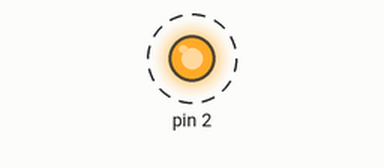
Simulated run of this sketch. Board: Arduino Uno, built with avr-gcc and run on an emulated ATmega328P. Parts: output pins drawn as LEDs (lit = HIGH). Dashed ring = blinking.

Above: at 0.2 s.
Timing chart, 0 to 3.0 s (numbered marks = the images above):
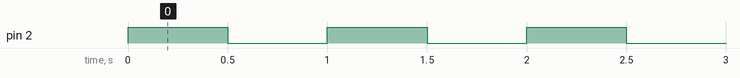

Measured:
- by itself, pin 2: alternates HIGH for 0.50 s and LOW for 0.50 s

The sketch:

blink_test.ino
```cpp
void setup() {
  Serial.begin(115200);
  pinMode(2, OUTPUT);
}

void loop() {
  digitalWrite(2, HIGH);
  delay(500);
  digitalWrite(2, LOW);
  delay(500);
}
```
